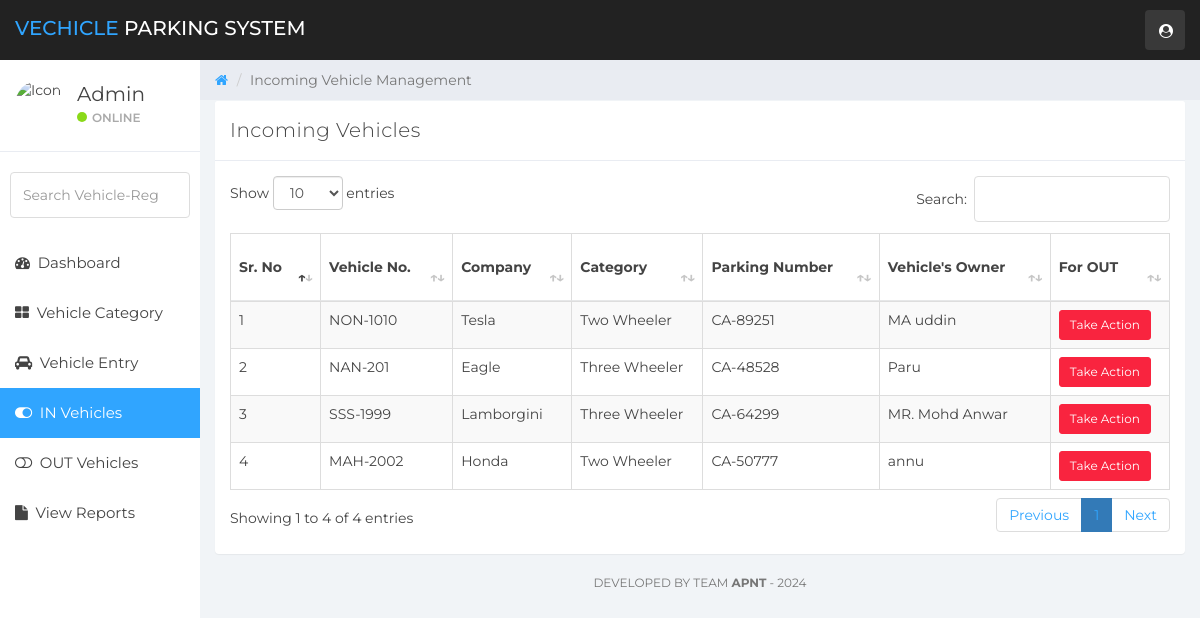
The page /in-vehicles.php (signed in) on the database its author committed.
### tables this page shows
CREATE TABLE IF NOT EXISTS `vehicle_info` (
  `ID` int(10) NOT NULL AUTO_INCREMENT,
  `ParkingNumber` varchar(120) DEFAULT NULL,
  `VehicleCategory` varchar(120) NOT NULL,
  `VehicleCompanyname` varchar(120) DEFAULT NULL,
  `RegistrationNumber` varchar(120) DEFAULT NULL,
  `OwnerName` varchar(120) DEFAULT NULL,
  `OwnerContactNumber` bigint(10) DEFAULT NULL,
  `InTime` timestamp NULL DEFAULT CURRENT_TIMESTAMP,
  `OutTime` timestamp NULL DEFAULT NULL ON UPDATE CURRENT_TIMESTAMP,
  `ParkingCharge` varchar(120) NOT NULL DEFAULT '50',
  `Remark` mediumtext,
  `Status` varchar(5) NOT NULL,
  PRIMARY KEY (`ID`)
);

### in-vehicles.php (the view, shortened to what this page needs)
<?php
    include('includes/dbconn.php');
    if (strlen($_SESSION['vpmsaid']==0)) {
        header('location:logout.php');
        } else {
?>
<!DOCTYPE html>
<html>
<head>
	<link href="css/bootstrap.min.css" rel="stylesheet">
	<link href="css/font-awesome.min.css" rel="stylesheet">
    <link href="css/datatable.css" rel="stylesheet">
	<link href="css/datepicker3.css" rel="stylesheet">
	<link href="css/styles.css" rel="stylesheet">
</head>
<body>
        <?php include 'includes/navigation.php' ?>
		<?php
		$page="in-vehicle";
		include 'includes/sidebar.php'
		?>
	<div class="col-sm-9 col-sm-offset-3 col-lg-10 col-lg-offset-2 main">
		<div class="row">
			<ol class="breadcrumb">
				<li><a href="dashboard.php">
					<em class="fa fa-home"></em>
				</a></li>
				<li class="active">Incoming Vehicle Management</li>
			</ol>
		</div>
		<div class="row">
			<div class="col-lg-12">
			</div>
		</div>
		<div class="row">
				<div class="col-lg-12">
					<div class="panel panel-default">
						<div class="panel-heading">Incoming Vehicles</div>
						<div class="panel-body">
                        <table id="example" class="table table-striped table-hover table-bordered" style="width:100%">
        <thead>
            <tr>
                <th>Sr. No</th>
                <th>Vehicle No.</th>
                <th>Company</th>
                <th>Category</th>
                <th>Parking Number</th>
                <th>Vehicle's Owner</th>
                <th>For OUT</th>
            </tr>
        </thead>
        <tbody>
        <?php
        $ret=mysqli_query($con,"SELECT * FROM vehicle_info WHERE Status='' ORDER BY InTime DESC");
        $cnt=1;
        while ($row=mysqli_fetch_array($ret)) {
        ?>
            <tr>
            <td><?php echo $cnt;?></td>
            <td><?php  echo $row['RegistrationNumber'];?></td>
            <td><?php  echo $row['VehicleCompanyname'];?></td>
            <td><?php  echo $row['VehicleCategory'];?></td>
            <td><?php  echo 'CA-'.$row['ParkingNumber'];?></td>
            <td><?php  echo $row['OwnerName'];?></td>
            <td><a href="update-incomingdetail.php?updateid=<?php echo $row['ID'];?>"><button type="button" class="btn btn-sm btn-danger">Take Action</button></a>
            </td>
            </tr>
                <?php $cnt=$cnt+1;}?>
        </tbody>
    </table>
						</div>
					</div>
				</div>
</div>
        <?php include 'includes/footer.php'?>
	</div>
</body>
</html>
<?php }  ?>

### includes/navigation.php (shortened to what this page needs)
<nav class="navbar navbar-custom navbar-fixed-top" role="navigation">
		<div class="container-fluid">
			<div class="navbar-header">
				<a class="navbar-brand" href="./dashboard.php"><span>Vechicle </span>Parking System</a>
				<ul class="nav navbar-top-links navbar-right">
					<li class="dropdown"><a class="dropdown-toggle count-info" data-toggle="dropdown" href="#">
						<em class="fa fa-user-circle"></em>
					</a>
					</li>
				</ul>
			</div>
		</div>
	</nav>

### includes/sidebar.php (shortened to what this page needs)
<div id="sidebar-collapse" class="col-sm-3 col-lg-2 sidebar">
		<div class="profile-sidebar">
			<div class="profile-userpic">
				<img src="https://www.w3schools.com/howto/img_avatar.png" width="50" class="img-responsive" alt="Icon">
			</div>
			<div class="profile-usertitle">
				<div class="profile-usertitle-name">Admin</div>
				<div class="profile-usertitle-status"><span class="indicator label-success"></span>Online</div>
			</div>
		</div>
		<form role="search" action="search-results.php" name="search" method="POST" enctype="multipart/form-data">
			<div class="form-group">
				<input type="text" class="form-control" id="searchdata" name="searchdata" placeholder="Search Vehicle-Reg">
			</div>
		</form>
		<ul class="nav menu">
			<li class="<?php if($page=="dashboard") {echo "active";}?>"><a href="dashboard.php"><em class="fa fa-dashboard">&nbsp;</em> Dashboard</a></li>
			<li class="<?php if($page=="vehicle-category") {echo "active";}?>"><a href="vehicle-category.php"><em class="fa fa-th-large">&nbsp;</em> Vehicle Category</a></li>
			<li class="<?php if($page=="manage-vehicles") {echo "active";}?>"><a href="manage-vehicles.php"><em class="fa fa-car">&nbsp;</em> Vehicle Entry</a></li>
			<li class="<?php if($page=="in-vehicle") {echo "active";}?>"><a href="in-vehicles.php"><em class="fa fa-toggle-on">&nbsp;</em> IN Vehicles</a></li>
            <li class="<?php if($page=="out-vehicle") {echo "active";}?>"><a href="out-vehicles.php"><em class="fa fa-toggle-off">&nbsp;</em> OUT Vehicles</a></li>
			<li class="<?php if($page=="reports") {echo "active";}?>"><a href="reports.php"><em class="fa fa-file">&nbsp;</em> View Reports</a></li>
		</ul>
	</div>

### includes/footer.php
<footer>
	<div class="col-sm-12">
		<p class="back-link">   Developed By Team <strong>APNT</strong> - <?php echo date("Y"); ?> </p>
	</div>
</footer>

### css/datatable.css (style rules this page uses)
table.dataTable { clear: both; margin-top: 6px !important; margin-bottom: 6px !important; max-width: none !important; border-collapse: separate !important; border-spacing: 0; }
table.dataTable td, table.dataTable th { -webkit-box-sizing: content-box; box-sizing: content-box; }
table.dataTable > thead > tr > th:not(.sorting_disabled), table.dataTable > thead > tr > td:not(.sorting_disabled) { padding-right: 30px; }
table.dataTable > thead .sorting, table.dataTable > thead .sorting_asc, table.dataTable > thead .sorting_desc, table.dataTable > thead .sorting_asc_disabled, table.dataTable > thead .sorting_desc_disabled { cursor: pointer; position: relative; }
table.dataTable > thead .sorting:before, table.dataTable > thead .sorting:after, table.dataTable > thead .sorting_asc:before, table.dataTable > thead .sorting_asc:after, table.dataTable > thead .sorting_desc:before, table.dataTable > thead .sorting_desc:after, table.dataTable > thead .sorting_asc_disabled:before, table.dataTable > thead .sorting_asc_disabled:after, table.dataTable > thead .sorting_desc_disabled:before, table.dataTable > thead .sorting_desc_disabled:after { position: absolute; bottom: 0.9em; display: block; opacity: 0.3; }
table.dataTable > thead .sorting:before, table.dataTable > thead .sorting_asc:before, table.dataTable > thead .sorting_desc:before, table.dataTable > thead .sorting_asc_disabled:before, table.dataTable > thead .sorting_desc_disabled:before { right: 1em; content: "↑"; }
table.dataTable > thead .sorting:after, table.dataTable > thead .sorting_asc:after, table.dataTable > thead .sorting_desc:after, table.dataTable > thead .sorting_asc_disabled:after, table.dataTable > thead .sorting_desc_disabled:after { right: 0.5em; content: "↓"; }
table.dataTable > thead .sorting_asc:before, table.dataTable > thead .sorting_desc:after { opacity: 1; }
table.table-bordered.dataTable { border-right-width: 0; }
table.table-bordered.dataTable th, table.table-bordered.dataTable td { border-left-width: 0; }
table.table-bordered.dataTable th:last-child, table.table-bordered.dataTable th:last-child, table.table-bordered.dataTable td:last-child, table.table-bordered.dataTable td:last-child { border-right-width: 1px; }
table.table-bordered.dataTable tbody th, table.table-bordered.dataTable tbody td { border-bottom-width: 0; }

### rows shown on the page
vehicle_info: RegistrationNumber "NON-1010", VehicleCompanyname "Tesla", VehicleCategory "Two Wheeler", ParkingNumber "89251", OwnerName "MA uddin"
vehicle_info: RegistrationNumber "NAN-201", VehicleCompanyname "Eagle", VehicleCategory "Three Wheeler", ParkingNumber "48528", OwnerName "Paru"
vehicle_info: RegistrationNumber "SSS-1999", VehicleCompanyname "Lamborgini", VehicleCategory "Three Wheeler", ParkingNumber "64299", OwnerName "MR. Mohd Anwar"
vehicle_info: RegistrationNumber "MAH-2002", VehicleCompanyname "Honda", VehicleCategory "Two Wheeler", ParkingNumber "50777", OwnerName "annu"
